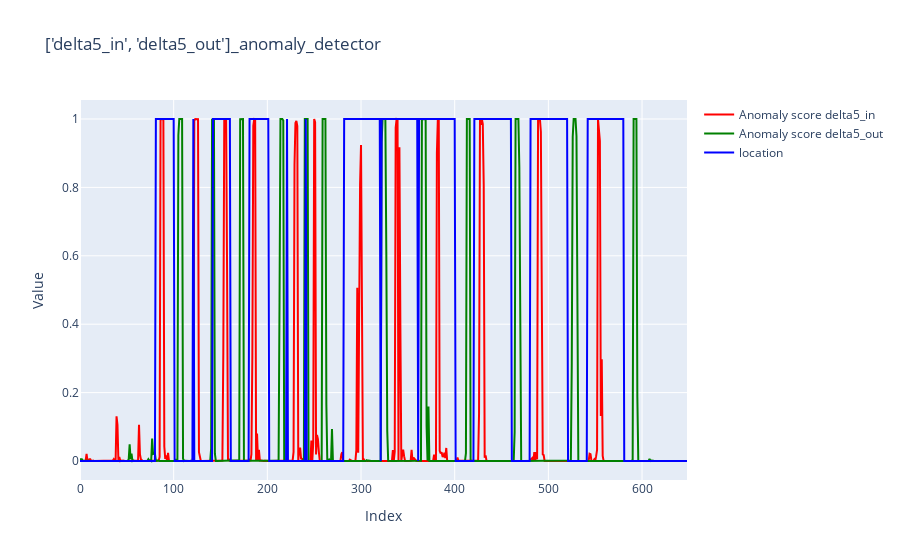

The code cell stored with this chart in its notebook:
### Code cell
title_plot = str(targets)+'_anomaly_detector'
utils.create_line_plot(anomaly_scores, title_plot)

### Figure 1 — Plotly figure (JSON) as saved in the notebook; plotly's stock layout.template omitted (floating-point values rounded to 4 significant figures; data arrays with more than 128 entries replaced by an {"elided": "..."} marker saying what was removed)
{"data": [{"line": {"color": "red"}, "mode": "lines", "name": "Anomaly score delta5_in", "type": "scatter", "x": {"elided": "649 int values"}, "y": {"elided": "649 float values"}}, {"line": {"color": "green"}, "mode": "lines", "name": "Anomaly score delta5_out", "type": "scatter", "x": {"elided": "649 int values"}, "y": {"elided": "649 float values"}}, {"line": {"color": "blue"}, "mode": "lines", "name": "location", "type": "scatter", "x": {"elided": "649 int values"}, "y": {"elided": "649 int values"}}], "layout": {"title": {"text": "['delta5_in', 'delta5_out']_anomaly_detector"}, "xaxis": {"title": {"text": "Index"}}, "yaxis": {"title": {"text": "Value"}}}}
